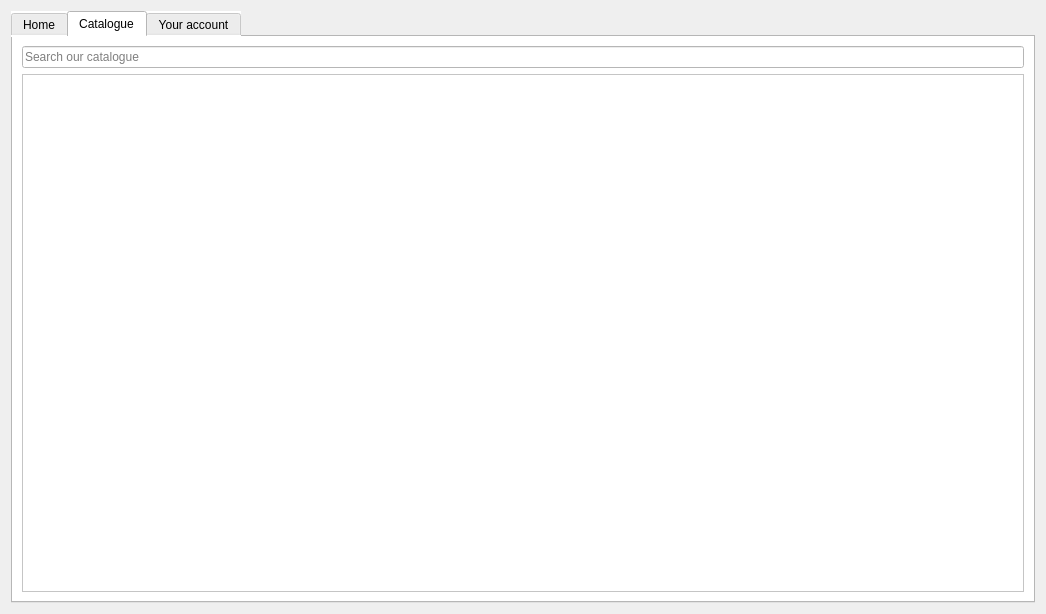
<?xml version="1.0" encoding="UTF-8"?>
<ui version="4.0">
 <class>Catalogue</class>
 <widget class="QDialog" name="Catalogue">
  <property name="geometry">
   <rect>
    <x>0</x>
    <y>0</y>
    <width>1046</width>
    <height>614</height>
   </rect>
  </property>
  <property name="sizePolicy">
   <sizepolicy hsizetype="Preferred" vsizetype="Preferred">
    <horstretch>0</horstretch>
    <verstretch>0</verstretch>
   </sizepolicy>
  </property>
  <property name="windowTitle">
   <string>Yoobee Library System</string>
  </property>
  <layout class="QGridLayout" name="gridLayout">
   <item row="0" column="0">
    <widget class="QTabWidget" name="tabWidget">
     <property name="styleSheet">
      <string notr="true">background-color: rgb(255, 255, 255);</string>
     </property>
     <property name="currentIndex">
      <number>1</number>
     </property>
     <widget class="QWidget" name="Home">
      <attribute name="title">
       <string>Home</string>
      </attribute>
      <layout class="QGridLayout" name="gridLayout_3">
       <item row="0" column="0">
        <widget class="QLabel" name="yoobeeLogo_2">
         <property name="text">
          <string/>
         </property>
         <property name="pixmap">
          <pixmap resource="images.qrc">:/images/yoobee-logo.png</pixmap>
         </property>
        </widget>
       </item>
       <item row="3" column="0">
        <widget class="QLabel" name="label_3">
         <property name="font">
          <font>
           <pointsize>14</pointsize>
           <weight>75</weight>
           <bold>true</bold>
          </font>
         </property>
         <property name="text">
          <string>LATEST NEWS</string>
         </property>
        </widget>
       </item>
       <item row="4" column="0">
        <widget class="QTextBrowser" name="textBrowser"/>
       </item>
       <item row="2" column="0">
        <widget class="QLabel" name="welcomeBack">
         <property name="font">
          <font>
           <pointsize>14</pointsize>
          </font>
         </property>
         <property name="text">
          <string>Welcome back, </string>
         </property>
        </widget>
       </item>
      </layout>
     </widget>
     <widget class="QWidget" name="Test">
      <attribute name="title">
       <string>Catalogue</string>
      </attribute>
      <layout class="QVBoxLayout" name="verticalLayout">
       <item>
        <widget class="QLineEdit" name="searchBar">
         <property name="placeholderText">
          <string>Search our catalogue</string>
         </property>
        </widget>
       </item>
       <item>
        <widget class="QScrollArea" name="scrollArea">
         <property name="styleSheet">
          <string notr="true"/>
         </property>
         <property name="widgetResizable">
          <bool>true</bool>
         </property>
         <widget class="QWidget" name="scrollAreaWidgetContents">
          <property name="geometry">
           <rect>
            <x>0</x>
            <y>0</y>
            <width>1002</width>
            <height>524</height>
           </rect>
          </property>
         </widget>
        </widget>
       </item>
      </layout>
     </widget>
     <widget class="QWidget" name="Account">
      <attribute name="title">
       <string>Your account</string>
      </attribute>
      <layout class="QVBoxLayout" name="verticalLayout_4">
       <item>
        <layout class="QVBoxLayout" name="verticalLayout_2">
         <item>
          <widget class="QLabel" name="profile_picture">
           <property name="sizePolicy">
            <sizepolicy hsizetype="Fixed" vsizetype="Preferred">
             <horstretch>0</horstretch>
             <verstretch>0</verstretch>
            </sizepolicy>
           </property>
           <property name="autoFillBackground">
            <bool>false</bool>
           </property>
           <property name="text">
            <string>Person Picture</string>
           </property>
          </widget>
         </item>
         <item>
          <widget class="QLabel" name="user_name">
           <property name="font">
            <font>
             <pointsize>13</pointsize>
            </font>
           </property>
           <property name="text">
            <string>Person Name</string>
           </property>
          </widget>
         </item>
         <item>
          <widget class="QLabel" name="user_id">
           <property name="font">
            <font>
             <pointsize>8</pointsize>
            </font>
           </property>
           <property name="text">
            <string>User ID</string>
           </property>
          </widget>
         </item>
         <item>
          <widget class="QLabel" name="user_email">
           <property name="font">
            <font>
             <pointsize>8</pointsize>
            </font>
           </property>
           <property name="text">
            <string>User email</string>
           </property>
          </widget>
         </item>
         <item>
          <widget class="QLabel" name="user_phonenumber">
           <property name="font">
            <font>
             <pointsize>8</pointsize>
            </font>
           </property>
           <property name="text">
            <string>User phone number</string>
           </property>
          </widget>
         </item>
         <item>
          <widget class="QPushButton" name="yourAccount_update">
           <property name="sizePolicy">
            <sizepolicy hsizetype="Fixed" vsizetype="Fixed">
             <horstretch>0</horstretch>
             <verstretch>0</verstretch>
            </sizepolicy>
           </property>
           <property name="text">
            <string>Update Details</string>
           </property>
          </widget>
         </item>
        </layout>
       </item>
       <item>
        <widget class="QTabWidget" name="tabWidget_2">
         <property name="sizePolicy">
          <sizepolicy hsizetype="Expanding" vsizetype="Preferred">
           <horstretch>0</horstretch>
           <verstretch>0</verstretch>
          </sizepolicy>
         </property>
         <property name="styleSheet">
          <string notr="true">background-color: rgb(236, 236, 236);</string>
         </property>
         <property name="currentIndex">
          <number>0</number>
         </property>
         <widget class="QWidget" name="tab">
          <attribute name="title">
           <string>Current books</string>
          </attribute>
         </widget>
         <widget class="QWidget" name="tab_2">
          <attribute name="title">
           <string>Checkout History</string>
          </attribute>
         </widget>
        </widget>
       </item>
       <item>
        <widget class="QPushButton" name="yourAccount_logout">
         <property name="sizePolicy">
          <sizepolicy hsizetype="Fixed" vsizetype="Fixed">
           <horstretch>0</horstretch>
           <verstretch>0</verstretch>
          </sizepolicy>
         </property>
         <property name="text">
          <string>Log out</string>
         </property>
        </widget>
       </item>
      </layout>
     </widget>
    </widget>
   </item>
  </layout>
 </widget>
 <tabstops>
  <tabstop>tabWidget</tabstop>
  <tabstop>yourAccount_logout</tabstop>
  <tabstop>textBrowser</tabstop>
 </tabstops>
 <resources>
  <include location="images.qrc"/>
 </resources>
 <connections/>
</ui>
